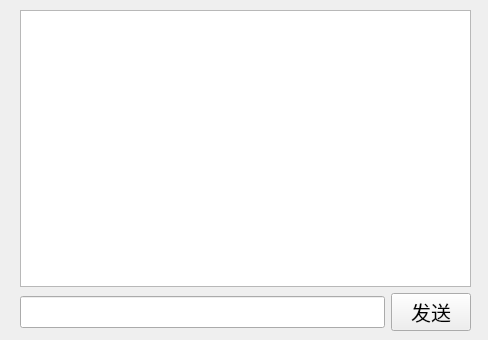
<?xml version="1.0" encoding="UTF-8"?>
<ui version="4.0">
 <class>PrivateChat</class>
 <widget class="QWidget" name="PrivateChat">
  <property name="geometry">
   <rect>
    <x>0</x>
    <y>0</y>
    <width>488</width>
    <height>340</height>
   </rect>
  </property>
  <property name="windowTitle">
   <string>Form</string>
  </property>
  <widget class="QWidget" name="layoutWidget">
   <property name="geometry">
    <rect>
     <x>20</x>
     <y>10</y>
     <width>451</width>
     <height>321</height>
    </rect>
   </property>
   <layout class="QVBoxLayout" name="verticalLayout">
    <item>
     <widget class="QTextEdit" name="privateChatMsg">
      <property name="font">
       <font>
        <family>微软雅黑</family>
        <pointsize>15</pointsize>
       </font>
      </property>
     </widget>
    </item>
    <item>
     <layout class="QHBoxLayout" name="horizontalLayout">
      <item>
       <widget class="QLineEdit" name="privateChatText">
        <property name="font">
         <font>
          <pointsize>15</pointsize>
         </font>
        </property>
       </widget>
      </item>
      <item>
       <widget class="QPushButton" name="privateChatSendBtn">
        <property name="font">
         <font>
          <family>方正宋刻本秀楷简体</family>
          <pointsize>15</pointsize>
         </font>
        </property>
        <property name="text">
         <string>发送</string>
        </property>
       </widget>
      </item>
     </layout>
    </item>
   </layout>
  </widget>
 </widget>
 <resources/>
 <connections/>
</ui>
